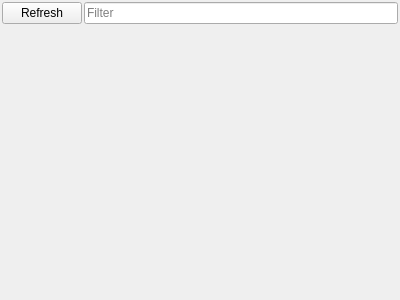
<?xml version="1.0" encoding="UTF-8"?>
<ui version="4.0">
 <class>AssetsWidget</class>
 <widget class="QWidget" name="AssetsWidget">
  <property name="geometry">
   <rect>
    <x>0</x>
    <y>0</y>
    <width>400</width>
    <height>300</height>
   </rect>
  </property>
  <property name="windowTitle">
   <string>Form</string>
  </property>
  <layout class="QGridLayout" name="gridLayout">
   <property name="leftMargin">
    <number>2</number>
   </property>
   <property name="topMargin">
    <number>2</number>
   </property>
   <property name="rightMargin">
    <number>2</number>
   </property>
   <property name="bottomMargin">
    <number>2</number>
   </property>
   <property name="spacing">
    <number>2</number>
   </property>
   <item row="0" column="0">
    <widget class="QPushButton" name="refreshButton">
     <property name="text">
      <string>Refresh</string>
     </property>
    </widget>
   </item>
   <item row="0" column="1">
    <widget class="QLineEdit" name="filterLineEdit">
     <property name="placeholderText">
      <string>Filter</string>
     </property>
    </widget>
   </item>
   <item row="1" column="0" colspan="2">
    <widget class="QWidget" name="treeViewHostWidget" native="true">
     <layout class="QVBoxLayout" name="verticalLayout">
      <property name="spacing">
       <number>0</number>
      </property>
      <property name="leftMargin">
       <number>0</number>
      </property>
      <property name="topMargin">
       <number>0</number>
      </property>
      <property name="rightMargin">
       <number>0</number>
      </property>
      <property name="bottomMargin">
       <number>0</number>
      </property>
     </layout>
    </widget>
   </item>
  </layout>
 </widget>
 <resources/>
 <connections/>
</ui>
